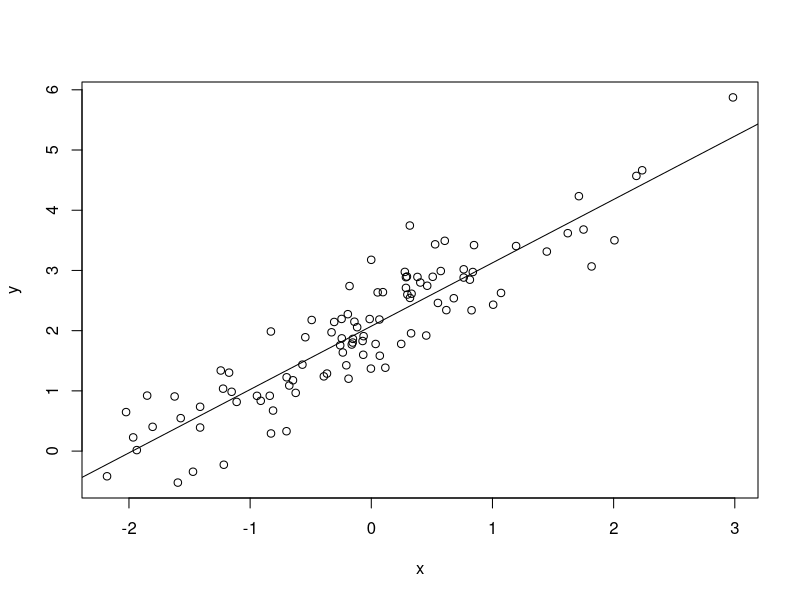

Write R code to recreate this figure.
## ---- chunk 1
x<-rnorm(100)
y<-rnorm(100,2,.5)+x
## ---- chunk 2
xy.reg<-lm(y~x)
summary(xy.reg)
## ---- chunk 3
plot(x,y)
abline(xy.reg)
